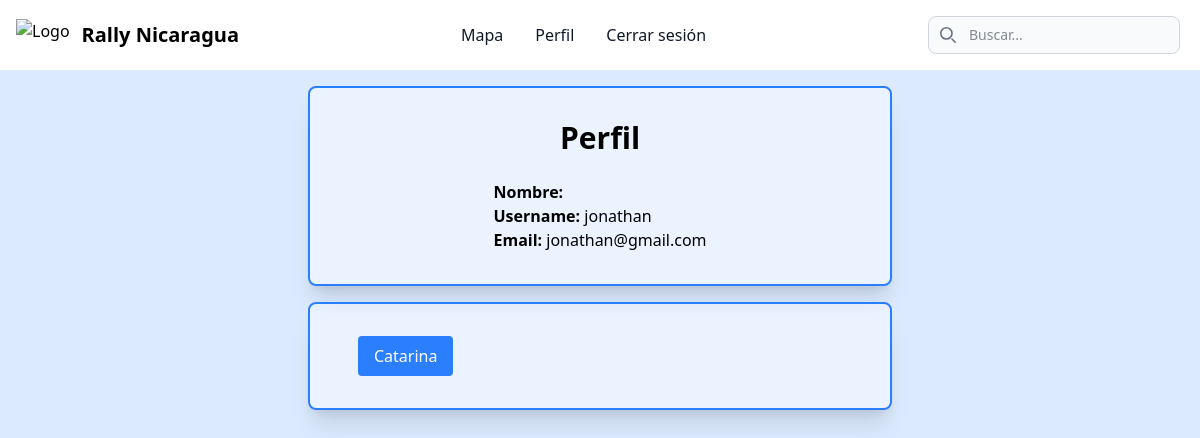
/users/profile (signed in), run on an earlier commit of the app's database.
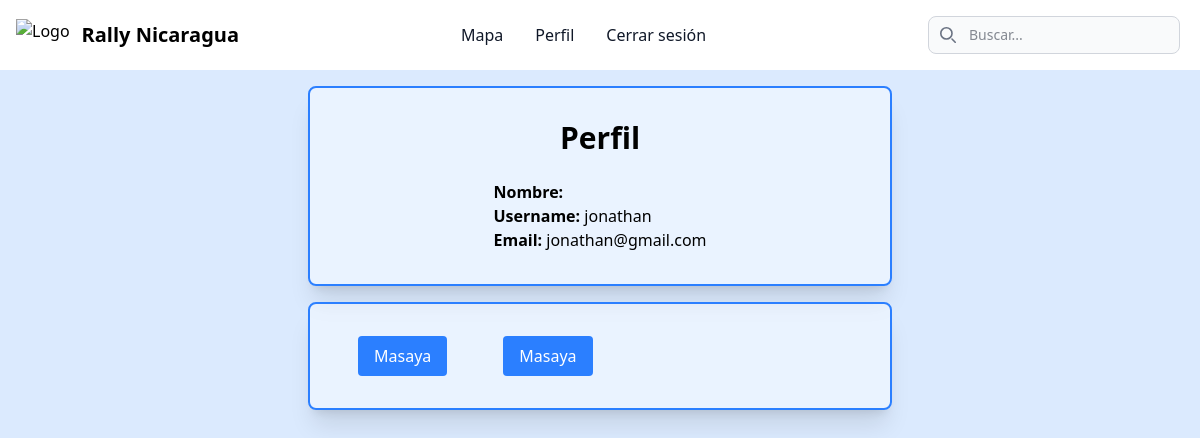
And on a later commit of the database.
### users/models.py (models this page shows, shortened)
class CustomUser(AbstractUser):
    name = models.CharField(max_length=30)
    last_name = models.CharField(max_length=30)
    email = models.EmailField(unique=True, validators=[validate_email])
    is_google_account = models.BooleanField(default=False)
    profile_img = models.URLField(blank=True, null=True)

class Favorite(models.Model):
    user = models.ForeignKey(CustomUser, on_delete=models.CASCADE, related_name='favorites')
    title = models.CharField(max_length=100)
    url = models.URLField()
    class Meta:
        unique_together = ('user', 'url')

### users/views.py (the view)
# urls.py: path('profile',view_profile, name='users-profile' ),
@login_required(login_url='/users/login')
@never_cache
def view_profile(request):
    user = request.user
    favorites = Favorite.objects.filter(user=request.user)
    return render(request,'users/profile.html', {
        'user':user,
        'favorites': favorites
        })

### users/templates/users/profile.html (shortened to what this page needs)
{% extends 'rally_nicaragua/base.html' %}
{% block content %}
<section class="flex flex-col gap-4 items-center justify-center p-4">
    <div
        class="flex flex-col items-center gap-6 p-8 w-full md:max-w-1/2 rounded-lg border-2 border-blue-500 bg-white/40 shadow-xl">
        <h2 class="text-3xl font-semibold">Perfil</h2>
        <div>
            <p><b>Nombre:</b> {{ user.name }} {{user.last_name}}</p>
            <p><b>Username:</b> {{ user.username }}</p>
            <p><b>Email:</b> {{ user.email }}</p>
        </div>
    </div>
    {% if favorites %}
    <div
        class="flex items-center gap-6 p-8 w-full md:max-w-1/2 rounded-lg border-2 border-blue-500 bg-white/40 shadow-xl">
        {% for fav in favorites %}
        <a class="mx-4 px-4 py-2 rounded text-white bg-blue-500 hover:bg-blue-600 transition" href="{{ fav.url }}">
            {{fav.title }}</a>
        {% endfor %}
    </div>
    {% endif %}
</section>
{% endblock %}

### templates/rally_nicaragua/base.html (shortened to what this page needs)
{% load static %}
<!DOCTYPE html>
<html lang="es">
<head>
  <script src="https://cdn.jsdelivr.net/npm/@tailwindcss/browser@4"></script>
</head>
<body class="bg-blue-100">
  {% include 'components/navbar.html' %}
  {% block content %} {% endblock %}
</body>
</html>

### templates/components/navbar.html (shortened to what this page needs)
<nav class="bg-white border-gray-200 dark:bg-gray-900">
  <div class="max-w-screen-xl flex flex-wrap items-center justify-between mx-auto p-4">
    <a href="{% if user.is_authenticated %}/home{% else %}/{% endif %}"
      class="flex items-center space-x-3 rtl:space-x-reverse">
      <img src="https://flowbite.com/docs/images/logo.svg" class="h-8" alt="Logo" />
      <span class="self-center text-xl font-semibold whitespace-nowrap dark:text-white">Rally Nicaragua</span>
    </a>
    <div class="flex md:order-2 space-x-1">
      <form action="{% url 'page-search' %}">
        <div class="relative hidden md:block">
          <div class="absolute inset-y-0 left-0 flex items-center pl-3 pointer-events-none">
          </div>
          <input type="text" name="search" id="search-navbar"
            class="block w-full p-2 pl-10 text-sm text-gray-900 border border-gray-300 rounded-lg bg-gray-50 focus:ring-blue-500 focus:border-blue-500 dark:bg-gray-700 dark:border-gray-600 dark:text-white"
            placeholder="Buscar...">
        </div>
      </form>
    </div>
    <div class="hidden w-full md:flex md:w-auto md:order-1" id="navbar-menu">
      <ul class="flex flex-col p-4 md:p-0 mt-4 font-medium border border-gray-100 rounded-lg bg-gray-50 md:flex-row md:space-x-8 md:mt-0 md:border-0 md:bg-white dark:bg-gray-800 md:dark:bg-gray-900 dark:border-gray-700">
        <li>
          <a href="{% url 'home-maps' %}"
            class="block py-2 px-3 text-gray-900 rounded-sm hover:bg-gray-100 md:hover:text-blue-700 md:p-0 dark:text-white dark:hover:bg-gray-700 md:dark:hover:text-blue-500">
            Mapa
          </a>
        </li>
        {% if user.is_authenticated %}
        <li>
          <a href="{% url 'users-profile' %}"
            class="block py-2 px-3 text-gray-900 rounded-sm hover:bg-gray-100 md:hover:text-blue-700 md:p-0 dark:text-white dark:hover:bg-gray-700 md:dark:hover:text-blue-500">
            Perfil
          </a>
        </li>
        <li>
          <a href="{% url 'users-logout' %}"
            class="block py-2 px-3 text-gray-900 rounded-sm hover:bg-gray-100 md:hover:text-blue-700 md:p-0 dark:text-white dark:hover:bg-gray-700 md:dark:hover:text-blue-500">
            Cerrar sesión
          </a>
        </li>
        {% endif %}
      </ul>
    </div>
  </div>
</nav>

What changed in the data, as far as the page shows it:
removed Favorite: title "Catarina"
added Favorite: title "Masaya"
added Favorite: title "Masaya"
